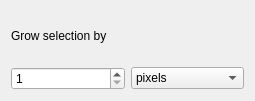
<ui version="4.0" stdsetdef="1" >
  <author></author>
  <comment></comment>
  <exportmacro></exportmacro>
  <class>WdgGrowSelection</class>
  <widget class="QWidget" name="WdgGrowSelection" >
    <property name="geometry" >
      <rect>
        <x>0</x>
        <y>0</y>
        <width>255</width>
        <height>101</height>
      </rect>
    </property>
    <property name="windowTitle" >
      <string>WdgGrowSelection</string>
    </property>
    <layout class="QGridLayout" >
      <item row="0" column="0" >
        <widget class="QLabel" name="textLabel1" >
          <property name="text" >
            <string>Grow selection by</string>
          </property>
        </widget>
      </item>
      <item row="1" column="0" >
        <widget class="QSpinBox" name="radiusSpinBox" >
          <property name="maximum" >
            <number>10000</number>
          </property>
          <property name="minimum" >
            <number>1</number>
          </property>
          <property name="value" >
            <number>1</number>
          </property>
        </widget>
      </item>
      <item row="1" column="1" >
        <widget class="QComboBox" name="comboBox1" >
          <item>
            <property name="text" >
              <string>pixels</string>
            </property>
          </item>
        </widget>
      </item>
    </layout>
  </widget>
  <layoutdefault spacing="6" margin="11" />
  <tabstops>
    <tabstop>radiusSpinBox</tabstop>
  </tabstops>
</ui>
